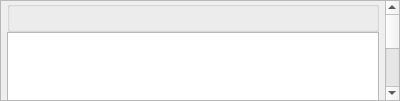
<?xml version="1.0" encoding="UTF-8"?>
<ui version="4.0">
 <class>StarTrackerInfo</class>
 <widget class="QDockWidget" name="StarTrackerInfo">
  <property name="geometry">
   <rect>
    <x>0</x>
    <y>0</y>
    <width>400</width>
    <height>101</height>
   </rect>
  </property>
  <property name="minimumSize">
   <size>
    <width>200</width>
    <height>101</height>
   </size>
  </property>
  <property name="contextMenuPolicy">
   <enum>Qt::ActionsContextMenu</enum>
  </property>
  <property name="allowedAreas">
   <set>Qt::LeftDockWidgetArea|Qt::RightDockWidgetArea</set>
  </property>
  <property name="features">
   <set>QDockWidget::NoDockWidgetFeatures</set>
   <set>QDockWidget::DockWidgetMovable</set>
  </property>
  <property name="windowTitle">
   <string>Star Tracker</string>
  </property>
  <widget class="QWidget" name="dockWidgetContents">
   <layout class="QVBoxLayout" name="verticalLayout">
    <property name="spacing">
     <number>0</number>
    </property>
    <property name="leftMargin">
     <number>0</number>
    </property>
    <property name="topMargin">
     <number>0</number>
    </property>
    <property name="rightMargin">
     <number>0</number>
    </property>
    <property name="bottomMargin">
     <number>0</number>
    </property>
    <item>
     <widget class="QScrollArea" name="scrollArea">
      <property name="widgetResizable">
       <bool>true</bool>
      </property>
      <widget class="QWidget" name="scrollAreaWidgetContents">
       <property name="geometry">
        <rect>
         <x>0</x>
         <y>0</y>
         <width>398</width>
         <height>77</height>
        </rect>
       </property>
       <layout class="QVBoxLayout" name="verticalLayout_2">
        <property name="spacing">
         <number>0</number>
        </property>
        <property name="leftMargin">
         <number>6</number>
        </property>
        <property name="topMargin">
         <number>0</number>
        </property>
        <property name="rightMargin">
         <number>6</number>
        </property>
        <property name="bottomMargin">
         <number>6</number>
        </property>

        <item>
         <widget class="QGroupBox" name="GraphicGroup">
          <property name="title">
           <string/>
          </property>
         </widget>
        </item>

        <item>
          <widget class="QGraphicsView" name="graphicsView"/>
        </item>

        <item>
          <widget class="QGraphicsView" name="graphicsView2"/>
        </item>

        <item>
         <widget class="QGroupBox" name="InfoGroup">
         </widget>
        </item>

        <item>
         <spacer name="verticalSpacer">
          <property name="orientation">
           <enum>Qt::Vertical</enum>
          </property>
          <property name="sizeHint" stdset="0">
           <size>
            <width>20</width>
            <height>40</height>
           </size>
          </property>
         </spacer>
        </item>

       </layout>
      </widget>
     </widget>
    </item>
   </layout>
  </widget>
  <action name="actionHead1">
   <property name="checkable">
    <bool>true</bool>
   </property>
   <property name="checked">
    <bool>true</bool>
   </property>
   <property name="text">
    <string>Head1 View</string>
   </property>
  </action>
  <action name="actionHead2">
   <property name="checkable">
    <bool>true</bool>
   </property>
   <property name="checked">
    <bool>true</bool>
   </property>
   <property name="text">
    <string>Head2 View</string>
   </property>
  </action>
 </widget>
 <resources/>
 <connections>
  <connection>
   <sender>actionHead1</sender>
   <signal>toggled(bool)</signal>
   <receiver>graphicsView</receiver>
   <slot>setVisible(bool)</slot>
  </connection>
  <connection>
   <sender>actionHead2</sender>
   <signal>toggled(bool)</signal>
   <receiver>graphicsView2</receiver>
   <slot>setVisible(bool)</slot>
  </connection>
 </connections>
</ui>
